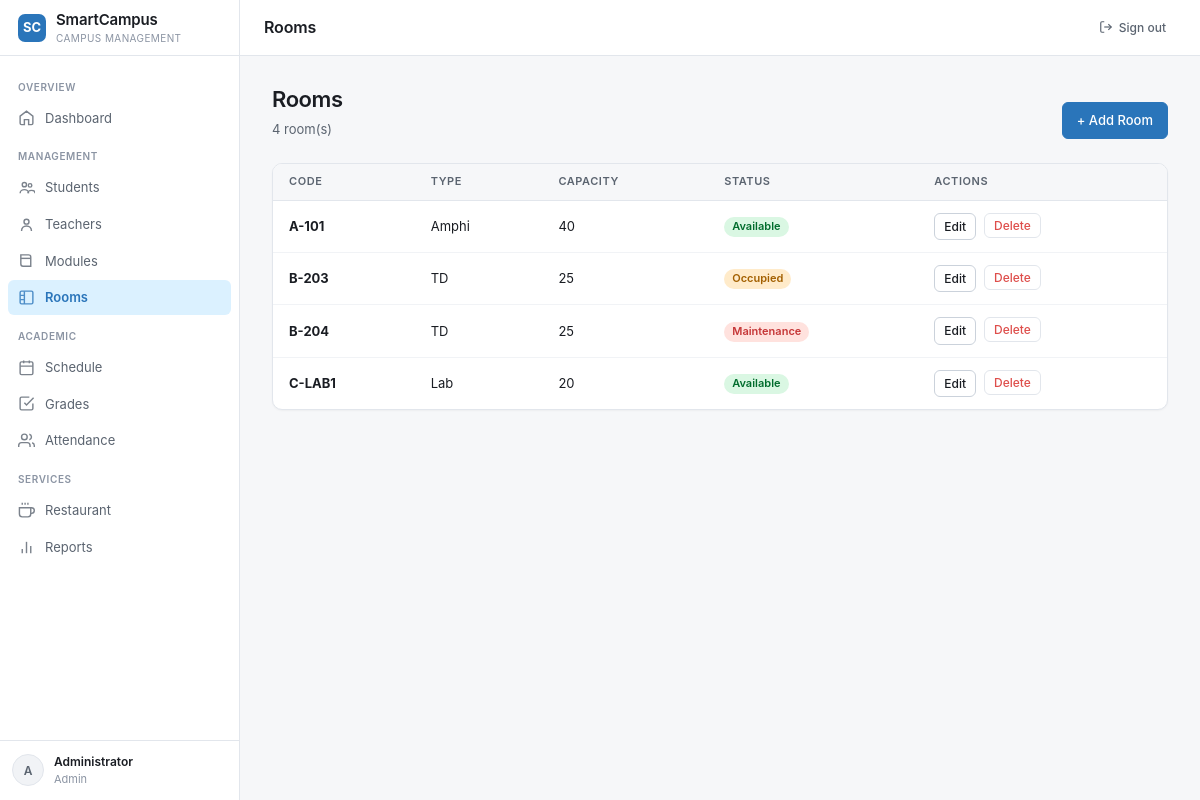
Page /rooms (signed in) on the committed database.
### tables this page shows
CREATE TABLE rooms (
            id          INTEGER PRIMARY KEY AUTOINCREMENT,
            code        TEXT    NOT NULL UNIQUE,
            capacity    INTEGER NOT NULL DEFAULT 30,
            type        TEXT    NOT NULL DEFAULT 'TD',
            status      TEXT    NOT NULL DEFAULT 'available'
                        CHECK(status IN ('available','occupied','maintenance'))
        );

### app.py (the view)
@app.route("/rooms")
@login_required(roles=["admin"])
def rooms():
    db = get_db()
    rows = rows_to_list(db.execute("SELECT * FROM rooms ORDER BY code").fetchall())
    db.close()
    return render_template("rooms.html", rooms=rows)

### app.py (called while the page is built)
def login_required(roles=None):
    def decorator(f):
        @functools.wraps(f)
        def wrapped(*args, **kwargs):
            if "user_id" not in session:
                flash("Please sign in first.", "warning")
                return redirect(url_for("login"))
            if roles and session.get("role") not in roles:
                flash("Access denied.", "danger")
                return redirect(url_for("dashboard"))
            return f(*args, **kwargs)
        return wrapped
    return decorator

def rows_to_list(rows):
    return [dict(r) for r in rows]

### database.py (called while the page is built)
def get_db():
    conn = sqlite3.connect(DB_PATH)
    conn.row_factory = sqlite3.Row
    conn.execute("PRAGMA foreign_keys = ON")
    return conn

### templates/rooms.html
{% extends "base.html" %}
{% block page_title %}Rooms{% endblock %}
{% block content %}
<div class="page-header">
  <div><h1>Rooms</h1><p>{{ rooms|length }} room(s)</p></div>
  <a href="{{ url_for('room_add') }}" class="btn btn-primary">+ Add Room</a>
</div>
<div class="table-wrap">
  {% if rooms %}
  <table>
    <thead><tr><th>Code</th><th>Type</th><th>Capacity</th><th>Status</th><th>Actions</th></tr></thead>
    <tbody>
      {% for r in rooms %}
      <tr>
        <td><strong>{{ r.code }}</strong></td>
        <td>{{ r.type }}</td>
        <td>{{ r.capacity }}</td>
        <td>
          {% if r.status == 'available' %}<span class="badge badge-success">Available</span>
          {% elif r.status == 'occupied' %}<span class="badge badge-warn">Occupied</span>
          {% else %}<span class="badge badge-danger">Maintenance</span>{% endif %}
        </td>
        <td>
          <div class="flex gap-2">
            <a href="{{ url_for('room_edit', rid=r.id) }}" class="btn btn-sm">Edit</a>
            <form method="POST" action="{{ url_for('room_delete', rid=r.id) }}"
                  onsubmit="return confirm('Delete this room?')">
              <button type="submit" class="btn btn-sm btn-danger">Delete</button>
            </form>
          </div>
        </td>
      </tr>
      {% endfor %}
    </tbody>
  </table>
  {% else %}
  <div class="empty-state"><strong>No rooms</strong></div>
  {% endif %}
</div>
{% endblock %}

### templates/base.html (style rules this page uses)
*, *::before, *::after { box-sizing: border-box; }
html, body { height: 100%; margin: 0; }
body { font-family: 'Inter', -apple-system, BlinkMacSystemFont, 'Segoe UI', system-ui, sans-serif; background: #f6f7f9; color: #1a1d23; font-size: 14px; line-height: 1.45; -webkit-font-smoothing: antialiased; }
.page-header { display: flex; align-items: flex-end; justify-content: space-between; margin-bottom: 24px; gap: 16px; flex-wrap: wrap; }
.page-header h1 { margin: 0; font-size: 22px; font-weight: 600; letter-spacing: -0.02em; }
.page-header p { margin: 4px 0 0; color: #5b6470; font-size: 13px; }
.btn { display: inline-flex; align-items: center; gap: 6px; padding: 8px 14px; border-radius: 6px; border: 1px solid #cbd2db; background: #fff; color: #1a1d23; font-size: 13px; font-weight: 500; font-family: inherit; cursor: pointer; text-decoration: none; white-space: nowrap; transition: background 0.12s; }
.btn-primary { background: oklch(0.55 0.13 250); color: #fff; border-color: oklch(0.55 0.13 250); }
.btn-danger { color: oklch(0.62 0.18 25); border-color: #e2e6ec; background: #fff; }
.btn-sm { padding: 4px 9px; font-size: 12px; }
.table-wrap { background: #fff; border: 1px solid #e2e6ec; border-radius: 10px; overflow: hidden; box-shadow: 0 1px 2px rgba(15,20,30,.04); }
table { width: 100%; border-collapse: collapse; }
th { background: #f6f7f9; font-size: 11px; font-weight: 600; text-transform: uppercase; letter-spacing: 0.05em; color: #5b6470; padding: 10px 16px; text-align: left; border-bottom: 1px solid #e2e6ec; }
td { padding: 12px 16px; font-size: 13px; border-bottom: 1px solid #f1f3f6; vertical-align: middle; }
tr:last-child td { border-bottom: none; }
.badge { display: inline-flex; align-items: center; padding: 2px 8px; border-radius: 20px; font-size: 11px; font-weight: 600; }
.badge-success { background: oklch(0.95 0.04 155); color: oklch(0.45 0.15 155); }
.badge-danger { background: oklch(0.95 0.05 25); color: oklch(0.55 0.18 25); }
.badge-warn { background: oklch(0.95 0.05 75); color: oklch(0.55 0.15 75); }
.flex { display: flex; }
.gap-2 { gap: 8px; }

### rows in the picture
rooms: code "A-101", type "Amphi", capacity "40", status "Available"
rooms: code "B-203", type "TD", capacity "25", status "Occupied"
rooms: code "B-204", type "TD", capacity "25", status "Maintenance"
rooms: code "C-LAB1", type "Lab", capacity "20", status "Available"

### other values in the picture
{{ session.name[0].upper() }} "A"
{{ session.name }} "Administrator"
{{ session.role | capitalize }} "Admin"
{{ rooms|length }} "4"
